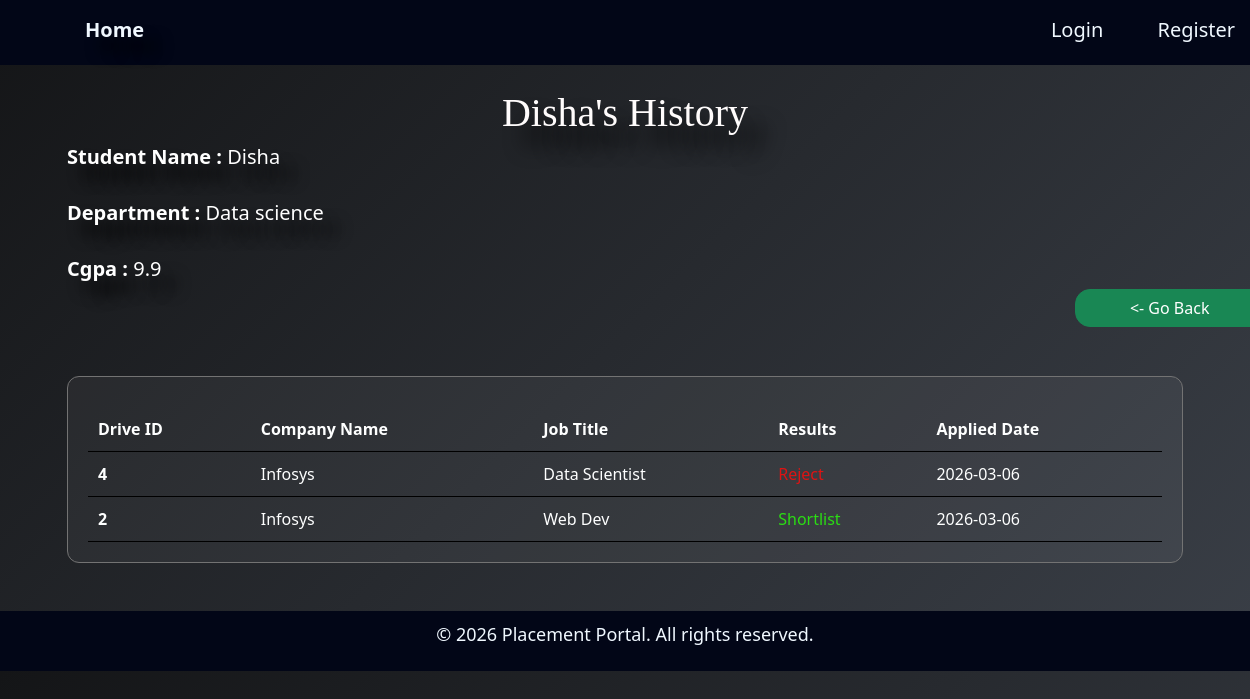
Screenshot of /company_stu_history/1/1 with the database file from the repository.
### application/models.py (models this page shows)
class Studentprofile(db.Model):
    id = db.Column(db.Integer, primary_key=True)
    user_id = db.Column(db.Integer, db.ForeignKey('user.id'), unique=True, nullable=False)
    student_name = db.Column(db.String(50), nullable=False)
    department = db.Column(db.String(150), nullable=False)
    cgpa = db.Column(db.Float, nullable=False)
    resume = db.Column(db.String(500))
    user = db.relationship('User', back_populates='student_profile')
    applications = db.relationship('Application', back_populates='student',cascade="all, delete")

class Application(db.Model):
    id = db.Column(db.Integer, primary_key=True)
    student_id = db.Column(db.Integer, db.ForeignKey('studentprofile.id'), nullable=False)
    drive_id = db.Column(db.Integer, db.ForeignKey('placementdrive.id'), nullable=False)
    application_date = db.Column(db.DateTime, default=datetime.utcnow)
    status = db.Column(db.String(50), default='Applied')  #Applied/Shortlisted/Selected/Rejected
    student = db.relationship('Studentprofile', back_populates='applications')
    drive = db.relationship('Placementdrive', back_populates='applications')

class Placementdrive(db.Model):
    id = db.Column(db.Integer, primary_key=True)
    company_id = db.Column(db.Integer, db.ForeignKey('companyprofile.id'), nullable=False)
    job_title = db.Column(db.String(150), nullable=False)
    job_description = db.Column(db.Text(500), nullable=False)
    salary= db.Column(db.String(50), nullable=False)
    is_approved = db.Column(db.Boolean, default=False)
    is_closed = db.Column(db.Boolean, default=False)
    company = db.relationship('Companyprofile', back_populates='drives')
    applications = db.relationship('Application', back_populates='drive',cascade="all, delete")

class Companyprofile(db.Model):
    id = db.Column(db.Integer, primary_key=True)
    user_id = db.Column(db.Integer, db.ForeignKey('user.id'), unique=True, nullable=False)
    company_name = db.Column(db.String(150), nullable=False)
    hr_contact = db.Column(db.String(150), nullable=False)
    website = db.Column(db.String(150), nullable=False)
    location = db.Column(db.String(150), nullable=False)
    user = db.relationship('User', back_populates='company_profile')
    drives = db.relationship('Placementdrive', back_populates='company',cascade="all, delete")

### application/controllers.py (the view)
@app.route('/company_stu_history/<int:student_id>/<int:company_id>')
def company_stu_history(student_id, company_id):
   student = Studentprofile.query.get(student_id)
   if student is None:
      abort(404)
   apps = Application.query.join(Placementdrive).filter(
      Application.student_id==student.id,
      Placementdrive.company_id== company_id
   ).all()
   return render_template('company_stu_history.html',
                          student=student,
                          company_id=company_id,
                          apps=apps)

### templates/company_stu_history.html (shortened to what this page needs)
{% extends "base.html" %}
{% block content %}
   <div class="container">
    <h1>{{student.student_name}}'s History</h1>
    <h5><strong>Student Name : </strong>{{student.student_name}}</h5><br>
    <h5><strong>Department : </strong>{{student.department}}</h5><br>
    <h5><strong>Cgpa : </strong>{{student.cgpa}}</h5>
    <div style="display: flex;">
      {% if apps %}
    <div style="margin-left: auto ;"><a href="{{url_for('whole_companystudent_profile', student_id=student.id, company_id=apps[0].drive.company_id)}}" class="btn btn-success"><- Go Back</a></div>
   {% endif %}
   </div>
  <br>
   <div class="card">
     <table>
  <thead>
    <tr>
      <th>Drive ID</th>
      <th>Company Name</th>
      <th>Job Title</th>
      <th>Results</th>
      <th>Applied Date</th>
    </tr>
  </thead>
  <tbody>
  {% if apps %}
    {% for app in apps %}
    <tr>
      <th>{{app.drive.id}}</th>
      <td>{{app.drive.company.company_name}}</td>
      <td>{{app.drive.job_title}}</td>
      <td>
        {% if app.status == "Applied" %}
            <span style="color: rgb(232, 223, 124);">{{app.status}}</span>
        {% elif app.status == "Reject"%}
            <span style="color: rgb(220, 20, 20);">{{app.status}}</span>
        {% else %}
          <span style="color: rgb(43, 220, 20);">{{app.status}}</span>
        {% endif %}
      </td>
      <td>{{app.application_date.date()}}</td>
    </tr>
    {% endfor %}
    {% else %}
    <tr>
       <td style="color:#1461ce;">No record yet..</td>
    </tr>
  {% endif %}
  </tbody>
</table>
</div>
</div>
{% endblock %}

### static/style.css (style rules this page uses)
* { box-sizing: border-box; margin: 0; font-family: Playfair Display, 10px; }

### templates/base.html (style rules this page uses)
body { background: linear-gradient(135deg, #232428, #3a3f47); color: #fcfcfc; }

### templates/company_stu_history.html (style rules this page uses)
body { margin: 0; background: linear-gradient(135deg, #141517, #3a3f47); color: #e2e8f0; }
.container { width: 95%; margin: auto; }
.card { background:rgba(255,255,255,0.05); color: #e2e8f0; border: 1px solid #737373; border-radius: 12px; padding: 20px; margin-top: 25px; }
h1 { text-align: center; color: #fffcfc; text-shadow: 20px 20px 20px#000102 ; font-family: Georgia, 'Times New Roman', Times, serif; }
h5 { color: #ffffff; text-shadow: 15px 15px 15px #000000; }
table { width: 100%; margin-top: 10px; }
th,td { padding: 10px; text-align: left; text-transform: capitalize; border-bottom: 1px solid #000000; color:#feffff }
.btn { margin-left: 43%; width: 190px; border-radius: 15px; }

### rows the page displays
Studentprofile: student_name "Disha", department "Data science", cgpa "9.9"
Application: drive.id "4", drive.company.company_name "Infosys", drive.job_title "Data Scientist", status "Reject", application_date "2026-03-06"
Application: drive.id "2", drive.company.company_name "Infosys", drive.job_title "Web Dev", status "Shortlist", application_date "2026-03-06"
